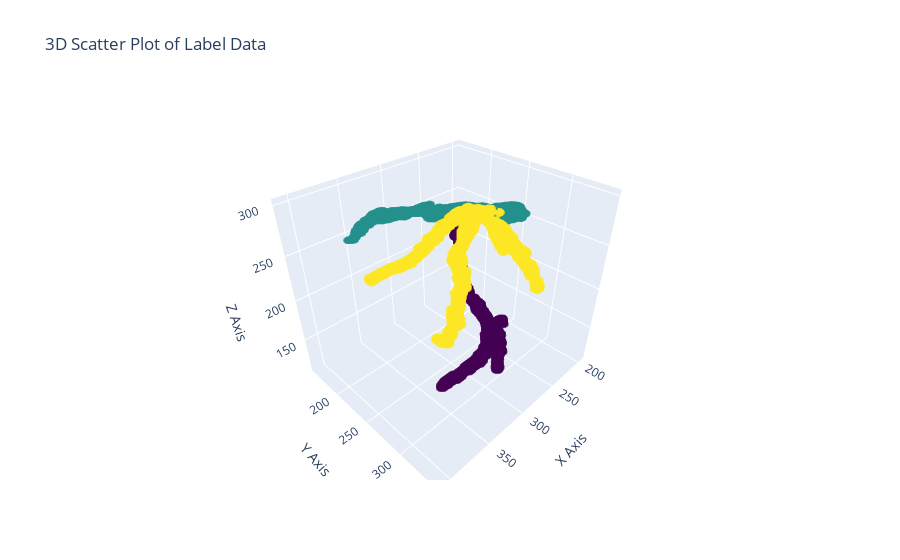

Notebook code cell kept with this figure:
### Code cell
import numpy as np
import nibabel as nib
import plotly.graph_objects as go

# Load the label NIFTI file
nifti_file_path = 'Labels/CVD0226_Label.nii'  # Replace with your actual file path
nifti_img = nib.load(nifti_file_path)
label_data = nifti_img.get_fdata()

# Create a 3D plot using Plotly
fig = go.Figure()

# Extract the indices of the non-zero labels
non_zero_indices = np.nonzero(label_data)
x, y, z = non_zero_indices
colors = label_data[non_zero_indices]

# Add the 3D scatter plot for the labels
fig.add_trace(go.Scatter3d(
    x=x,
    y=y,
    z=z,
    mode='markers',
    marker=dict(
        size=2,
        color=colors,
        colorscale='Viridis',  # Color scale
        opacity=0.5
    )
))

# Set plot titles and axis labels
fig.update_layout(
    title='3D Scatter Plot of Label Data',
    scene=dict(
        xaxis_title='X Axis',
        yaxis_title='Y Axis',
        zaxis_title='Z Axis'
    )
)

# Display the plot
fig.show()

### Figure 1 — Plotly figure (JSON) as saved in the notebook; plotly's stock layout.template omitted (floating-point values rounded to 4 significant figures; data arrays with more than 128 entries replaced by an {"elided": "..."} marker saying what was removed)
{"data": [{"marker": {"color": {"elided": "58479 int values"}, "colorscale": [[0, "#440154"], [0.1111, "#482878"], [0.2222, "#3e4989"], [0.3333, "#31688e"], [0.4444, "#26828e"], [0.5556, "#1f9e89"], [0.6667, "#35b779"], [0.7778, "#6ece58"], [0.8889, "#b5de2b"], [1, "#fde725"]], "opacity": 0.5, "size": 2}, "mode": "markers", "type": "scatter3d", "x": {"elided": "58479 int values"}, "y": {"elided": "58479 int values"}, "z": {"elided": "58479 int values"}}], "layout": {"scene": {"xaxis": {"title": {"text": "X Axis"}}, "yaxis": {"title": {"text": "Y Axis"}}, "zaxis": {"title": {"text": "Z Axis"}}}, "title": {"text": "3D Scatter Plot of Label Data"}}}
